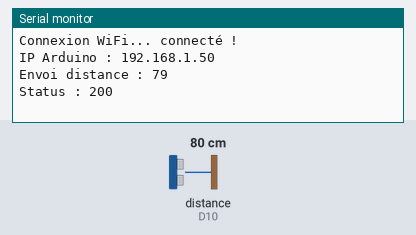
Recording of a sketch running on a simulated Arduino Uno R4 WiFi. Parts: the last lines printed to the serial monitor. Wiring (inferred from the names in the program): ultrasonic range finder: trigger D9; echo D10. The test bench sets the inputs (shaded band); at power-on: distance to the obstacle (sensor on D10) 80 cm. The echo pulse lasts 58.3 µs per cm; WiFi joins after 1.5 s; servers stay silent unless stated; uploads are accepted with an empty reply.

Above: at 4.7 s.
4.8 s: distance to the obstacle (sensor on D10) set to 2 cm
At 8.86 s:
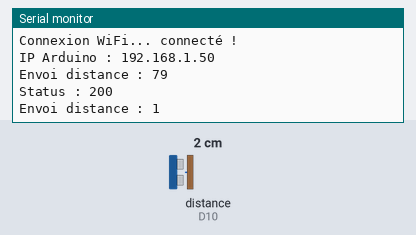
10.6 s: distance to the obstacle (sensor on D10) set to 4 cm
At 15.0 s:
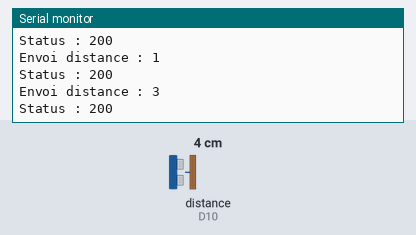
Timing chart, 0 to 16.5 s (numbered marks = the images above; inputs shaded):
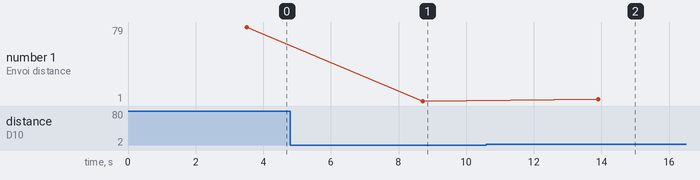

Measured:
- after the input at 4.8 s, the serial monitor: prints a new line after 3.9 s (image 1)
- after the input at 10.6 s, the serial monitor: prints a new line after 3.3 s (image 2)
- plotted number 1: 79 → 1 after the input at 4.8 s, 1 → 3 after the input at 10.6 s

The sketch:

communication_wifi.ino
```cpp
#include <WiFiS3.h>
#include <ArduinoHttpClient.h>

// WiFi
const char* WIFI_SSID     = "CFAI-APP";
const char* WIFI_PASSWORD = "IletaitUneFoisauCF@1";

// InfluxDB
const char* INFLUX_HOST   = "172.16.5.20"; //Adresse IP interne à Docker, attention si utilisation de docker compose l'IP comme le port changent
const int   INFLUX_PORT   = 8181;
const char* INFLUX_DB     = "projet-trone";
const char* INFLUX_TOKEN  = "Bearer apiv3_1G6zaVB4vaPWUudp7UbsU45E6hBcawlsApycoFgfGJTFpE3bLU3-AxzmuDXXAh1WUnP0SrTnbISZEZP-DB5H2A"; // A modifier en fonction du token de Grafana

const int trigPin = 9;
const int echoPin = 10;
long duration;
int distance;

WiFiClient wifi;
HttpClient client = HttpClient(wifi, INFLUX_HOST, INFLUX_PORT);

void setup() {
  Serial.begin(115200);
  delay(2000);

  Serial.print("Connexion WiFi...");
  WiFi.begin(WIFI_SSID, WIFI_PASSWORD);
  while (WiFi.status() != WL_CONNECTED) {
    delay(500);
    Serial.print(".");
  }
  Serial.println(" connecté !");
  Serial.print("IP Arduino : ");
  Serial.println(WiFi.localIP());
  pinMode(trigPin, OUTPUT);
  pinMode(echoPin, INPUT);
}

void loop() {
  // Valeur simulée entre 18.0 et 28.0

  digitalWrite(trigPin, LOW);
  delayMicroseconds(2);
  digitalWrite(trigPin, HIGH);
  delayMicroseconds(10);
  digitalWrite(trigPin, LOW);
  duration = pulseIn(echoPin, HIGH);
  distance = duration * 0.034 / 2;


  // Line protocol InfluxDB : measurement,tags field=value
  String body = "distance,capteur=ultrason value=";
  body += String(distance);

  Serial.print("Envoi distance : ");
  Serial.println(distance);

  client.beginRequest();
  client.post("/api/v3/write_lp?db=" + String(INFLUX_DB));
  client.sendHeader("Authorization", String(INFLUX_TOKEN));
  client.sendHeader("Content-Type", "text/plain");
  client.sendHeader("Content-Length", body.length());
  client.beginBody();
  client.print(body);
  client.endRequest();

  int statusCode = client.responseStatusCode();
  String response = client.responseBody();

  Serial.print("Status : ");
  Serial.println(statusCode);
  if (response.length() > 0) {
    Serial.println(response);
  }

  delay(5000);
}
```
